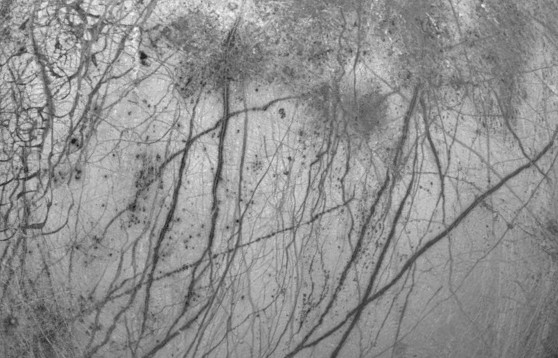
#> input picture data/raw/europa.jpg, 558 x 358 px
$ python process_europa_image.py
#> lines starting #> are read from the running program, lines starting #| are printed output that depends on the picture; after the words box and inside, x2 and y2 are one past the last pixel; in counts of white or black regions, pixels touching at a corner belong together
### python/bathy/image_processing/image_processor.py
"""Image to heightmap conversion utilities."""

import logging
from pathlib import Path
from typing import Dict, List, Optional, Tuple, Union, Literal

import numpy as np
from bathy.config import ImageProcessingConfig
from bathy.image_processing.color_mapper import ColorMapper
from PIL import Image
from skimage.color import rgb2lab
from sklearn.cluster import KMeans
from tqdm import tqdm

logger = logging.getLogger(__name__)


class ImageProcessor:
    """
    Processes images to create heightmaps based on color mapping.

    Uses vectorized processing with scikit-image's optimized LAB color conversion
    for maximum performance. Includes tqdm progress bars for long-running operations.
    """

    config: ImageProcessingConfig

    def __init__(self, config: ImageProcessingConfig):
        """Initialize the processor."""
        self.logger = logger
        self.config = config

    def load_image(
        self,
        image_path: Union[str, Path],
    ) -> np.ndarray:
        """
        Load an image file and return as RGB array with full resolution control.

        Args:
            image_path: Path to image file
            preserve_full_resolution: If True, loads at original resolution
            max_dimension: If specified, resize image so largest dimension is this size

        Returns:
            RGB image array with shape (height, width, 3)
        """
        with tqdm(
            desc=f"Loading image {Path(image_path).name}", total=1, unit="file"
        ) as pbar:
            # Prevent PIL from automatically limiting large images
            if self.config.preserve_full_resolution:
                # Remove PIL's default size limit
                Image.MAX_IMAGE_PIXELS = None

            with Image.open(image_path) as img:
                # Log original dimensions
#> img is the input picture: PIL image 558x358 RGB; min 23, max 250, mean 144
                self.logger.info(
                    f"Original image size: {img.size[0]}x{img.size[1]} pixels"
                )

                # Resize if max_dimension is specified
                if self.config.max_dimension is not None:
                    current_max = max(img.size)
                    if current_max > self.config.max_dimension:
                        ratio = self.config.max_dimension / current_max
                        new_size = (int(img.size[0] * ratio), int(img.size[1] * ratio))
                        img = img.resize(new_size, Image.Resampling.LANCZOS)
                        self.logger.info(
                            f"Resized to: {new_size[0]}x{new_size[1]} pixels"
                        )

                # Convert to RGB (handles RGBA, grayscale, etc.)
                rgb_img = img.convert("RGB")
                result = np.array(rgb_img)

                self.logger.info(f"Loaded array shape: {result.shape}")
                pbar.update(1)
                return result

    def process_image_to_heightmap(
        self,
        image: np.ndarray,
    ) -> np.ndarray:
        """
        Process an image to create a heightmap based on color mapping.

        Args:
            image: RGB image array with shape (height, width, 3)
            color_map: Dictionary mapping hex colors to values/config
            default_fuzziness: Default fuzziness for color matching
            region: Optional (x_start, y_start, x_end, y_end) for sub-region
            fill_nan_values: If True, iteratively fill NaN values with neighbor averages
            fill_max_iterations: Maximum iterations for NaN filling
            fill_neighborhood_size: Neighborhood size for filling (1=3x3, 2=5x5, etc.)

        Returns:
            2D heightmap array with float values (NaN for unmatched pixels, unless filled)
        """
        if image.ndim != 3 or image.shape[2] != 3:
            raise ValueError(
                f"Expected RGB image with shape (H, W, 3), got {image.shape}"
            )

        # Extract region if specified

        height, width = image.shape[:2]
#> height = 358; width = 558
        self.logger.info(
            f"Processing image of size {width}x{height} with {len(self.config.color_map)} color mappings"
        )

        if self.config.region is not None:
            x_start, y_start, x_end, y_end = self.config.region
            if any([(x > 1) | (x < 0) for x in self.config.region]):
                raise ValueError("Invalid Region Specified")

            y_start_int = int(y_start * height)
            y_end_int = int(y_end * height)

            x_start_int = int(x_start * width)
            x_end_int = int(x_end * width)

            image = image[y_start_int:y_end_int, x_start_int:x_end_int]
            self.logger.info(
                f"Processing sub-region: ({x_start}, {y_start}) to ({x_end}, {y_end})"
            )
            self.logger.info(
                f"Sub-region pixel coordinates: ({x_start_int}, {y_start_int}) to ({x_end_int}, {y_end_int})"
            )

            self.logger.info(
                f"Sub-region size: {image.shape[1]}x{image.shape[0]} pixels"
            )

        # Initialize color mapper
        mapper = ColorMapper(self.config.color_map, self.config.default_fuzziness)

        # Generate initial heightmap
        heightmap = self._process_vectorized_optimized(image, mapper)

        # Optionally fill NaN values
        if self.config.fill_nan_values:
            heightmap = self.fill_nan_values(
                heightmap,
                max_iterations=self.config.fill_max_iterations,
                neighborhood_size=self.config.fill_neighborhood,
                method=self.config.fill_nan_approach,
            )

        return heightmap

    def _process_vectorized_optimized(
        self, image: np.ndarray, mapper: ColorMapper
    ) -> np.ndarray:
        """Vectorized processing using scikit-image LAB conversion."""
        height, width = image.shape[:2]
#> height = 358; width = 558

        # Create heightmap array
        heightmap = np.full((height, width), np.nan, dtype=np.float64)
        heightmap_flat = heightmap.reshape(-1)

        # Convert to LAB using scikit-image (optimized)
        with tqdm(desc="Converting to LAB", total=1, unit="step") as pbar:
            # Normalize to 0-1 for scikit-image
            image_norm = image.astype(np.float64) / 255.0
            lab_image = rgb2lab(image_norm)
#> lab_image: shape (358, 558, 3) float64; mean of channels 0, 1, 2 59.6, 0, 0
            pixels_lab = lab_image.reshape(-1, 3)
            pbar.update(1)

        matched_pixels = 0

        # Process each color mapping
        with tqdm(
            total=len(mapper.color_map), desc="Processing color mappings", unit="colors"
        ) as pbar:
            for hex_color, config in mapper.color_map.items():
                target_lab = np.array(config["lab"])
                fuzziness = config["fuzziness"]
                value = config["value"]

                # Vectorized distance calculation
                distances = np.sqrt(np.sum((pixels_lab - target_lab) ** 2, axis=1))
                mask = (distances <= fuzziness) & np.isnan(heightmap_flat)

                heightmap_flat[mask] = value
                matched_pixels += np.sum(mask)
                pbar.update(1)
#> this loop made 5 passes
#> matched_pixels on passes 1 to 5: 4978, 107968, 180616, 191495, 199764
#> after the loop, matched_pixels = 199764

        match_percentage = (matched_pixels / len(heightmap_flat)) * 100
#> match_percentage = 100
        self.logger.info(
            f"Matched {matched_pixels}/{len(heightmap_flat)} pixels ({match_percentage:.1f}%)"
        )

        return heightmap_flat.reshape(height, width)
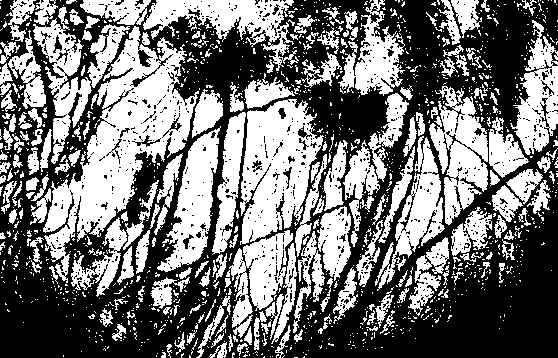
#> returned value: shape (358, 558) float64; values 20 (black) and 50 (white), 46% white; 1284 white regions (1077 under 20 px), largest, box (x1, y1, x2, y2) and area: (43, 26, 199, 283) 13260, (240, 99, 324, 245) 7435, (429, 86, 488, 225) 4322

    def fill_nan_values(
        self,
        heightmap: np.ndarray,
        max_iterations: int = 100,
        convergence_threshold: float = 1e-6,
        neighborhood_size: int = 1,
        method: Literal["sorted","random"] = "sorted"
    ) -> np.ndarray:
        """
        Iteratively fill NaN values with the average of their non-NaN neighbors.

        Args:
            heightmap: 2D heightmap array with potential NaN values
            max_iterations: Maximum number of filling iterations
            convergence_threshold: Stop when change between iterations is below this
            neighborhood_size: Size of neighborhood (1 = 3x3, 2 = 5x5, etc.)

        Returns:
            Heightmap with NaN values filled
        """
        if not np.any(np.isnan(heightmap)):
            self.logger.info("No NaN values found - skipping fill operation")
            return heightmap.copy()

        # Work with a copy to preserve original
        filled_heightmap = heightmap.copy()

        initial_nan_count = np.sum(np.isnan(filled_heightmap))
        self.logger.info(
            f"Starting NaN filling: {initial_nan_count:,} NaN pixels to fill"
        )

        with tqdm(
            total=max_iterations,
            desc="Filling NaN values",
            unit="iterations",
            position=0,
        ) as pbar:
            for iteration in range(max_iterations):
                # Track changes for convergence
                old_heightmap = filled_heightmap.copy()

                # Find current NaN locations
                nan_mask = np.isnan(filled_heightmap)

                if not np.any(nan_mask):
                    self.logger.info(
                        f"All NaN values filled after {iteration} iterations"
                    )
                    break

                # Process each NaN pixel
                nan_locations = np.where(nan_mask)
                pixels_filled_this_iteration = 0

                if method == "random":
                    indices = np.arange(len(nan_locations[0]))
                    np.random.shuffle(indices)
                    nan_locations = (nan_locations[0][indices], nan_locations[1][indices])

                for i, j in tqdm(
                    zip(nan_locations[0], nan_locations[1]),
                    desc="Processing NaN pixels",
                    total=len(nan_locations[0]),
                    leave=True,
                    position=1,
                ):
                    # Define neighborhood bounds
                    row_start = max(0, i - neighborhood_size)
                    row_end = min(filled_heightmap.shape[0], i + neighborhood_size + 1)
                    col_start = max(0, j - neighborhood_size)
                    col_end = min(filled_heightmap.shape[1], j + neighborhood_size + 1)

                    # Extract neighborhood
                    neighborhood = filled_heightmap[
                        row_start:row_end, col_start:col_end
                    ]

                    # Calculate mean of non-NaN neighbors
                    valid_neighbors = neighborhood[~np.isnan(neighborhood)]

                    if len(valid_neighbors) > 0:
                        filled_heightmap[i, j] = np.mean(valid_neighbors)
                        pixels_filled_this_iteration += 1

                # Check for convergence
                if pixels_filled_this_iteration == 0:
                    remaining_nans = np.sum(np.isnan(filled_heightmap))
                    if remaining_nans > 0:
                        self.logger.warning(
                            f"Convergence reached with {remaining_nans} isolated NaN pixels remaining"
                        )
                    break

                # # Calculate change for convergence check
                # change = np.nanmean(np.abs(filled_heightmap - old_heightmap))
                # if change < convergence_threshold:
                #     self.logger.info(
                #         f"Converged after {iteration + 1} iterations (change: {change:.2e})"
                #     )
                #     break

                # Update progress
                current_nan_count = np.sum(np.isnan(filled_heightmap))
                pbar.set_postfix(
                    {
                        "NaN pixels": f"{current_nan_count:,}",
                        "Filled": f"{pixels_filled_this_iteration:,}",
                        # "Change": f"{change:.2e}",
                    }
                )
                pbar.update(1)

        final_nan_count = np.sum(np.isnan(filled_heightmap))
        filled_count = initial_nan_count - final_nan_count
        fill_percentage = (
            (filled_count / initial_nan_count) * 100 if initial_nan_count > 0 else 0
        )

        self.logger.info(
            f"NaN filling complete: {filled_count:,}/{initial_nan_count:,} pixels filled ({fill_percentage:.1f}%)"
        )

        return filled_heightmap

    # [170 lines left out: functions process_image_file_to_heightmap, get_image_info, extract_dominant_colors, not called in this run]

### python/bathy/image_processing/color_mapper.py
"""Image to heightmap conversion utilities."""

import logging
from collections import OrderedDict
from typing import Dict, Optional, Tuple, Union

import numpy as np

logger = logging.getLogger(__name__)


class ColorMapper:
    """
    Utility for mapping colors to values with fuzziness control.

    Fuzziness represents Delta E distance in LAB color space:
    - Delta E 0-1: Virtually identical (imperceptible)
    - Delta E 1-3: Very slight difference (barely noticeable)
    - Delta E 3-6: Moderate difference (clearly noticeable)
    - Delta E 6-12: Large difference (very noticeable)
    - Delta E 12+: Huge difference (completely different)

    Recommended fuzziness values:
    - 2-5: Clean digital images, precise matching
    - 8-15: Typical photos/scanned maps (default range)
    - 15-25: Noisy/low-quality images
    - 25-40: Broad color categories
    """

    def __init__(
        self, color_map: Dict[str, Union[float, Dict]], default_fuzziness: float = 10.0
    ):
        """
        Initialize color mapper.

        Args:
            color_map: Dictionary mapping hex colors to target values.
                      Values can be:
                      - float: Simple value with default fuzziness
                      - dict: {'value': float, 'fuzziness': float}
            default_fuzziness: Default fuzziness value (Delta E) when not specified.
                             Typical values: 2-5 (strict), 8-15 (moderate), 15-25 (loose)
        """
        self.color_map = OrderedDict()  # Preserve order for priority
        self.default_fuzziness = default_fuzziness

        for hex_color, config in color_map.items():
            rgb = self._hex_to_rgb(hex_color)
            lab = self._rgb_to_lab(rgb)

            if isinstance(config, (int, float)):
                value = float(config)
                fuzziness = default_fuzziness
            else:
                value = float(config["value"])
                fuzziness = float(config.get("fuzziness", default_fuzziness))

            self.color_map[hex_color] = {
                "value": value,
                "fuzziness": fuzziness,
                "rgb": rgb,
                "lab": lab,
            }

    @staticmethod
    def _hex_to_rgb(hex_color: str) -> Tuple[int, int, int]:
        """Convert hex color to RGB tuple."""
        hex_color = hex_color.lstrip("#")
        if len(hex_color) != 6:
            raise ValueError(f"Invalid hex color: {hex_color}")
        return tuple(int(hex_color[i : i + 2], 16) for i in (0, 2, 4))  # type: ignore

    @staticmethod
    def _rgb_to_lab(rgb: Tuple[int, int, int]) -> Tuple[float, float, float]:
        """
        Convert RGB to LAB color space for perceptual color distance.

        This is a simplified conversion. For production use, consider using
        scikit-image's rgb2lab function for more accuracy.
        """
        r, g, b = [x / 255.0 for x in rgb]

        # Convert to XYZ (simplified sRGB)
        r = ((r + 0.055) / 1.055) ** 2.4 if r > 0.04045 else r / 12.92
        g = ((g + 0.055) / 1.055) ** 2.4 if g > 0.04045 else g / 12.92
        b = ((b + 0.055) / 1.055) ** 2.4 if b > 0.04045 else b / 12.92

        # Observer = 2°, Illuminant = D65
        x = r * 0.4124 + g * 0.3576 + b * 0.1805
        y = r * 0.2126 + g * 0.7152 + b * 0.0722
        z = r * 0.0193 + g * 0.1192 + b * 0.9505

        # Normalize for D65
        x /= 0.95047
        y /= 1.00000
        z /= 1.08883

        # Convert to LAB
        x = x ** (1 / 3) if x > 0.008856 else (7.787 * x + 16 / 116)
        y = y ** (1 / 3) if y > 0.008856 else (7.787 * y + 16 / 116)
        z = z ** (1 / 3) if z > 0.008856 else (7.787 * z + 16 / 116)

        L = 116 * y - 16
        a = 500 * (x - y)
        b = 200 * (y - z)

        return (L, a, b)

    # [29 lines left out: functions _color_distance_lab, map_pixel_to_value, not called in this run]

### python/bathy/viz/heightmap.py
from pathlib import Path
from typing import Union

import numpy as np
from matplotlib import pyplot as plt
from matplotlib.axes import Axes
from matplotlib.figure import Figure


def heightmap_plot(
    data: np.ndarray, save_path: Union[Path, None]
) -> tuple[Figure, Axes]:

    fig, ax = plt.subplots(figsize=(10, 8))
    plt.imshow(data, cmap="viridis", interpolation="nearest")
    plt.colorbar(label="Height")
    plt.title("Generated Heightmap")
    plt.xlabel("X")
    plt.ylabel("Y")
    plt.tight_layout()

    if save_path is not None:
        plt.savefig(save_path)
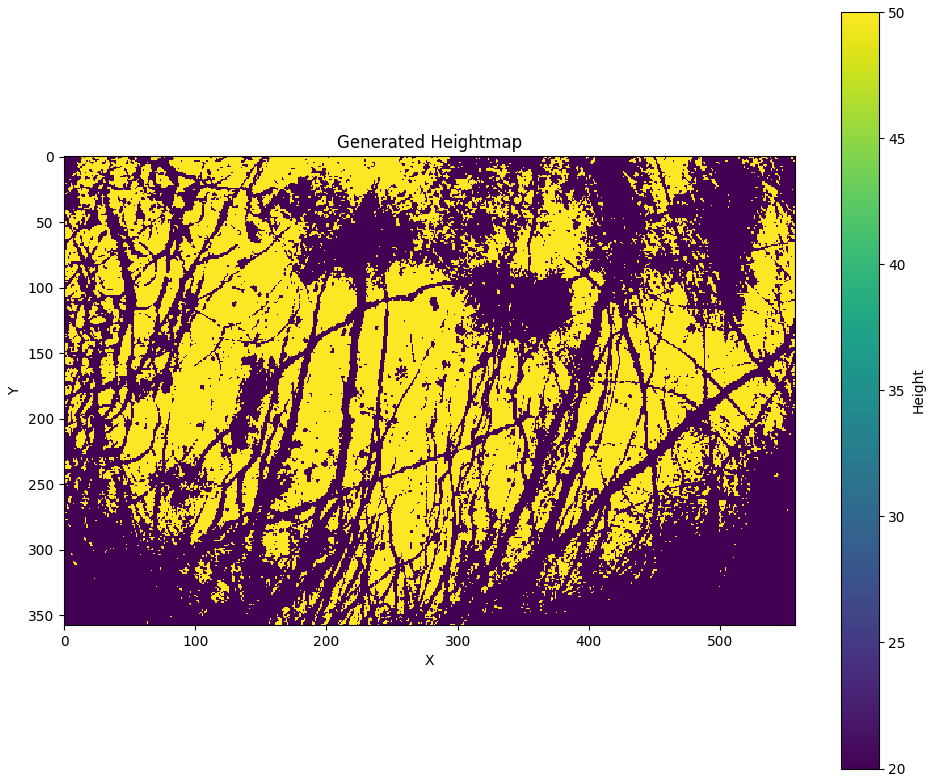
#> figure drawn by matplotlib, 2 panels

    return fig, ax

### python/bathy/workflows/process_image.py
from pathlib import Path
from typing import Dict, Optional, Tuple, Union

import numpy as np
from bathy.config import ImageProcessingConfig
from bathy.data_model import RawHeightmapData
from bathy.image_processing.image_processor import ImageProcessor


def process_image(
    image_path: Union[str, Path],
    config: ImageProcessingConfig,
    save_path: Union[None, Path] = None,
) -> np.ndarray:

    processor = ImageProcessor(config=config)

    image = processor.load_image(
        image_path,
    )

    result = processor.process_image_to_heightmap(
        image,
    )

    if save_path is not None:
        with open(save_path, "wb") as f:
            np.save(f, result)

    return result

### scripts/process_europa_image.py
import logging
from pathlib import Path

from bathy.workflows.process_image import process_image
from bathy.config import ImageProcessingConfig
from bathy.viz.heightmap import heightmap_plot

if __name__ == "__main__":
    # Configure logging
    logging.basicConfig(
        level=logging.INFO,
        format="%(asctime)s - %(name)s - %(levelname)s - %(message)s",
    )

    data_dir = Path(__file__).parent.parent / "data"

    # Define your image path and color mapping
    image_path = data_dir / "raw" / "europa.jpg"
    save_path = data_dir / "processed" / "europa.npy"

    fuzz = 21.0  # Color matching tolerance

    color_map = {
        "#cdcdcd": {"value": 50, "fuzziness": fuzz},
        "#888888": {"value": 50, "fuzziness": fuzz},
        "#7e7e7e": {"value": 50, "fuzziness": fuzz},
        "#5f5f5f": {"value": 20, "fuzziness": fuzz},
        "#252525": {"value": 20, "fuzziness": fuzz},
    }

    # invert order to have lowest colors first
    color_map = dict(reversed(list(color_map.items())))

    config = ImageProcessingConfig(
        preserve_full_resolution=True,
        max_dimension=None,
        region=None,
        fill_nan_values=True,
        fill_max_iterations=100,
        fill_neighborhood=1,
        color_map=color_map,
        default_fuzziness=fuzz,
    )

    heightmap_data = process_image(
        image_path=image_path,
        config=config,
        save_path=save_path,
    )

    heightmap_plot(
        data=heightmap_data,
        save_path=data_dir / "processed" / "europa.png",
    )
